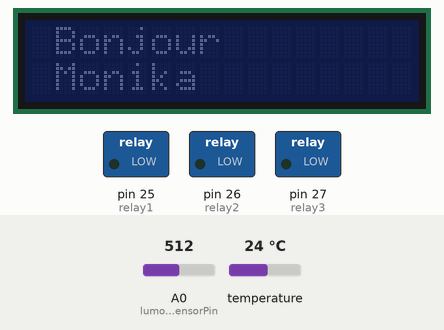
Simulated run of this sketch. Board: Arduino Mega 2560, built with avr-gcc and run on an emulated ATmega2560. Shown: 16×2 character LCD, switched loads named in the sketch (green lamp = pin HIGH). The inputs (shaded band) are chosen by the test bench; at power-on: temperature 24 °C, A0 (lumonisitySensorPin) = 512. The local clock reads 2024-03-15 10:24:30 at power-on unless the sketch sets it; storage starts empty; what the sketch prints to the serial monitor is not drawn.

Above: at 0.2 s.
At 6.1 s:
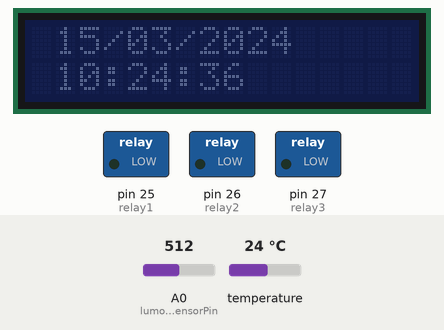
At 12.3 s:
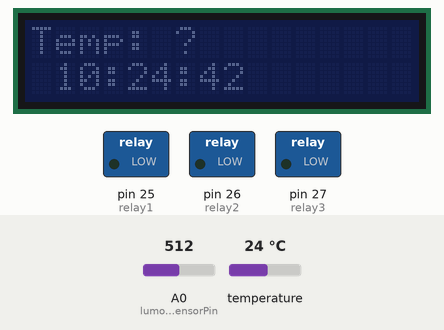
12.4 s: temperature set to 2 °C
Timing chart, 0 to 15.4 s (numbered marks = the images above; inputs shaded):
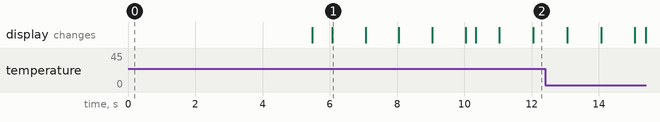

The sketch:

Monika_Project.ino
```cpp
#include <SPI.h>
#include <SD.h>
#include <LiquidCrystal_PCF8574.h>
#include <Wire.h>
#include <ThreeWire.h>
#include <RtcDS1302.h>
#include <SimpleDHT.h>
#include <SHT1x.h>


#define relay1 25
#define relay2 26
#define relay3 27
#define lumonisitySensorPin 0 //A0
#define seuilSoir   300
#define levelSensorPin  1 // A1
#define dataPin  44
#define clockPin 45
#define DateState 1
#define TempState 2
#define soir 1
#define jour 0
#define dixMinutes 600000
#define lampOn  1
#define lampOff 0

SHT1x sht1x(dataPin, clockPin);

ThreeWire myWire(4,5,2); // IO, SCLK, CE
RtcDS1302<ThreeWire> Rtc(myWire);


int pinDHT11 = 3;
SimpleDHT11 dht11(pinDHT11);

void SDCard_Init(void);
void LCDInit(void);
void RTCDS1302_Init(void);
void printDateTime(const RtcDateTime& dt);
int Read_TempHumDHT11(byte *temp, byte *humid);
void Init_Relay_And_Lumonisity(void);
void affichageDate(void);
void affichageTempAtmos(void);
void File_Name_Update(const RtcDateTime& now);
void WriteTemp(const RtcDateTime& now, byte temp);
void WriteHumid(const RtcDateTime& now, byte humid);
void WriteHumidSond(const RtcDateTime& now);
void WriteTempSond(const RtcDateTime& now);
void LumJardinAlum(const RtcDateTime& now);
void LumJardinEteint(const RtcDateTime& now);
int waterLevel(void);
void WriteWaterLevel(const RtcDateTime& now);
void alarmWtaerLevel(const RtcDateTime& now);
void writeHumidExt(const RtcDateTime& now, byte humid);
void writeArosage(const RtcDateTime& now, byte humid);
void writeCycleArosage(int i);

#define countof(a) (sizeof(a) / sizeof(a[0]))

LiquidCrystal_PCF8574 lcd(0x27); // set the LCD address to 0x27 for a 16 chars and 2 line display
const int chipSelect = 53;

char fileName[30];// à initialiser
char dataToWrite[200];
int temps,lastTime,lastTime1,temps1;
int etat = DateState;
int lampState = lampOff;
int heur = jour;
int lumonisity;

void setup() {

  // Open serial communications and wait for port to open:
  Serial.begin(9600);
  while (!Serial) {
    ; // wait for serial port to connect. Needed for native USB port only
  }
  // Initialisation de la carte SD
  SDCard_Init();
  // Initialisation de l'écran LCD
  LCDInit();

  // Initialisation de l'horloge

  RTCDS1302_Init();

  // Initialisations des relais et du capteur de lumonisité
  Init_Relay_And_Lumonisity();

  temps = millis();
  lastTime = temps;
  temps1 = millis();
  lastTime1 = temps1;
}


void loop() {


    byte tempExt;// temperature de l'air
    byte humidExt;// l'humidité de l'air
   // Chaque jour à minuit sera crée un fichier
  // Lecture de l'heure et de la date
   RtcDateTime now = Rtc.GetDateTime();
   File_Name_Update(now);
  // Affichage par alternance sur l'écran maximum 50 jours
  temps = millis();
  if(temps - lastTime > 5000){

    lastTime = temps;
    if(etat == TempState) etat = DateState;
   else  etat = TempState;


  }
  switch(etat){
    case DateState:{
     affichageDate();
      break;
    }
    case TempState:{
     affichageTempAtmos();
     break;
    }
  }


  // Declanchement de la lumiére avec le relai 1

   if( now.Hour()==16 && now.Minute()==30)heur = soir;
   else if(now.Hour()==2 && now.Minute()==30) heur = jour;
   lumonisity = analogRead(lumonisitySensorPin);
   // si c'est le soir ainsi que le capteur capte moins que le seuil du soir alors on declanche la lumière

   if(lumonisity <= seuilSoir && heur == soir){
    digitalWrite(relay1,HIGH);
    lampState = lampOn;
   LumJardinAlum(now);
   }
   else if(heur == jour && lampState == lampOn){
    digitalWrite(relay1,LOW);
    lampState = lampOff;
    LumJardinEteint(now);

   }

  // attendre 10 minutes.
  temps1 = millis();
   if(temps1 - lastTime1 >  dixMinutes ){
    lastTime1 = temps1;
    // Lecture de la temperature et l'humidité
    Read_TempHumDHT11(&tempExt, &humidExt);
    // ecriture de la temperature sur la carte SD
    WriteTemp(now,tempExt);
    // Ecriture de l'humidité sur la carte SD
    WriteHumid(now,humidExt);
    // Ecriture de l'humidité de la sonde
    WriteHumidSond(now);
    // Ecriture de la temperature de la sonde
    WriteTempSond(now);
    // Si le niveau d'eau est superieur à 10% alors :
    if(waterLevel() > 10){
    // Ecrire le niveau d'eau dans la carte SD
    WriteWaterLevel(now);

    }
    else{
     // Ecrire Alarme manque d'eau et on active le relai 3
     alarmWtaerLevel(now);
    }

    if(sht1x.readHumidity() > 9){
      writeHumidExt(now,sht1x.readHumidity());// ecriture d'humidité du sol
    }
    else if(sht1x.readHumidity() < 9 && sht1x.readTemperatureC() > 3){
       writeArosage(now,sht1x.readHumidity());
       for(int i=0;i<5;i++){
        // actionner relai 2 pendant 30 secondes
         digitalWrite(relay2,HIGH);
         delay(30000);
         // arreter pendant 30secondes
         digitalWrite(relay2,LOW);
         delay(30000);
         // Ecriture du fin de cycle d'arosage sur la carte SD
         writeCycleArosage(i);
}


    }
   }


}


void SDCard_Init(void){
  /*
 ** MOSI - pin 51
 ** MISO - pin 50
 ** CLK - pin 52
 ** CS - pin 53
*/
    Serial.print("Initialisation de SD card...");


  if (!SD.begin(chipSelect)) {
    Serial.println("Card failed, or not present");

  }
   else{
    Serial.println("card initialized.");
   }

}
void LCDInit(void){
  int error;
  Serial.println("LCD...");
  Wire.begin();
  Wire.beginTransmission(0x27);
  error = Wire.endTransmission();
  Serial.print("Error: ");
  Serial.print(error);

  if (error == 0) {
    Serial.println(": LCD found.");
    lcd.begin(16, 2); // initialize the lcd
    // Affiche Bonjour Monika sur l'écran
  lcd.clear();
  lcd.setCursor(0, 0);
  lcd.print(" Bonjour ");
  lcd.setCursor(0, 1);
  lcd.print(" Monika  ");
  // attendre 5s
  delay(5000);

  } else {
    Serial.println(": LCD not found.");
  }

}

void RTCDS1302_Init(void){

// CONNECTIONS:
// DS1302 CLK/SCLK --> 5
// DS1302 DAT/IO --> 4
// DS1302 RST/CE --> 2
// DS1302 VCC --> 3.3v - 5v
// DS1302 GND --> GND

    Rtc.Begin();
    // Temps de compilation
    RtcDateTime compiled = RtcDateTime(__DATE__, __TIME__);
    printDateTime(compiled);
    Serial.println();

    if (!Rtc.IsDateTimeValid())
    {
        // Common Causes:
        //    1) first time you ran and the device wasn't running yet
        //    2) the battery on the device is low or even missing

        Serial.println("RTC lost confidence in the DateTime!");
        Rtc.SetDateTime(compiled);
    }

    if (Rtc.GetIsWriteProtected())
    {
        Serial.println("RTC was write protected, enabling writing now");
        Rtc.SetIsWriteProtected(false);
    }

    if (!Rtc.GetIsRunning())
    {
        Serial.println("RTC was not actively running, starting now");
        Rtc.SetIsRunning(true);
    }
    // Temps de DS1302
    RtcDateTime now = Rtc.GetDateTime();
    if (now < compiled)
    {
        Serial.println("RTC is older than compile time!  (Updating DateTime)");
        Rtc.SetDateTime(compiled);
    }
    else if (now > compiled)
    {
        Serial.println("RTC is newer than compile time. (this is expected)");
    }
    else if (now == compiled)
    {
        Serial.println("RTC is the same as compile time! (not expected but all is fine)");
    }


}
void printDateTime(const RtcDateTime& dt)
{
    char datestring[20];

    snprintf_P(datestring,
            countof(datestring),
            PSTR("%02u/%02u/%04u %02u:%02u:%02u"),
            dt.Month(),
            dt.Day(),
            dt.Year(),
            dt.Hour(),
            dt.Minute(),
            dt.Second() );
    Serial.print(datestring);
}
int Read_TempHumDHT11(byte *temp, byte *humid){
  int err = SimpleDHTErrSuccess;
  if ((err = dht11.read(temp, humid, NULL)) != SimpleDHTErrSuccess) {
    Serial.print("Read DHT11 failed, err="); Serial.println(err);delay(1000);
    return 0;
  }
  return 1;
}
void Init_Relay_And_Lumonisity(void){
  pinMode(relay1,OUTPUT);
  pinMode(relay2,OUTPUT);
  pinMode(relay3,OUTPUT);
  int lumonisity = analogRead(lumonisitySensorPin);
  Serial.println(" ");
  Serial.print("La lumonisitée est : ");
  Serial.println(lumonisity);

  float WaterLevel = analogRead(levelSensorPin)*100/1023;
  Serial.println(" ");
  Serial.print("Le niveau de l'eau est : ");
  Serial.println(WaterLevel,DEC);
}

void affichageDate(void){
   RtcDateTime now = Rtc.GetDateTime();
   char datestring[16];
   char heureString[16];

    snprintf_P(datestring,
            countof(datestring),
            PSTR(" %02u/%02u/%04u "),
            now.Day(),
            now.Month(),
            now.Year() );
     snprintf_P(heureString,
            countof(heureString),
            PSTR(" %02u:%02u:%02u "),
            now.Hour(),
            now.Minute(),
            now.Second() );
  lcd.clear();
  lcd.setCursor(0, 0);
  lcd.print(datestring);
  lcd.setCursor(0,1);
  lcd.print(heureString);
}
void affichageTempAtmos(void){
  float temp_c;
  char Tempstring[16];
  RtcDateTime now = Rtc.GetDateTime();
  char heureString[16];
  temp_c = sht1x.readTemperatureC();
  sprintf(Tempstring,"Temp: %f",temp_c);
       snprintf_P(heureString,
            countof(heureString),
            PSTR(" %02u:%02u:%02u "),
            now.Hour(),
            now.Minute(),
            now.Second() );

  lcd.clear();
  lcd.setCursor(0, 0);
  lcd.print(Tempstring);
  lcd.setCursor(0,1);
  lcd.print(heureString);
}
void File_Name_Update(const RtcDateTime& now){

  if(now.Hour() == 0 && now.Minute()==0 ){
     snprintf_P(fileName,
            countof(fileName),
            PSTR("%04u-%02u-%02u - Monika.txt "),
            now.Year(),
            now.Month(),
            now.Day() );
  }

}

void WriteTemp(const RtcDateTime& now, byte temp){
    File dataFile = SD.open(fileName,FILE_WRITE);
    if(dataFile){

      snprintf_P(dataToWrite,
            countof(dataToWrite),
            PSTR("%02u-%02u-%02u - La temperature exterieur est de %02u°"),
            now.Hour(),
            now.Minute(),
            now.Second(),
            temp);
       dataFile.println(dataToWrite);
       dataFile.close();
    }
    else {
      Serial.print("error opening ");
      Serial.println(fileName);
    }
}
void WriteHumid(const RtcDateTime& now, byte humid){
    File dataFile = SD.open(fileName,FILE_WRITE);
    if(dataFile){

      snprintf_P(dataToWrite,
            countof(dataToWrite),
            PSTR("%02u-%02u-%02u - Le taux humidité est de %02u%"),
            now.Hour(),
            now.Minute(),
            now.Second(),
            humid);
       dataFile.println(dataToWrite);
       dataFile.close();
    }
    else {
      Serial.print("error opening ");
      Serial.println(fileName);
    }
}

void WriteHumidSond(const RtcDateTime& now){
  File dataFile = SD.open(fileName,FILE_WRITE);
  float humidity;
    if(dataFile){
      humidity = sht1x.readHumidity();
      snprintf_P(dataToWrite,
            countof(dataToWrite),
            PSTR("%02u-%02u-%02u - L'humidité est de %f"),
            now.Hour(),
            now.Minute(),
            now.Second(),
            humidity);
       dataFile.println(dataToWrite);
       dataFile.close();
    }
    else {
      Serial.print("error opening ");
      Serial.println(fileName);
    }
}

void WriteTempSond(const RtcDateTime& now){
   File dataFile = SD.open(fileName,FILE_WRITE);
  float temp_c;
    if(dataFile){
      temp_c = sht1x.readTemperatureC();
      snprintf_P(dataToWrite,
            countof(dataToWrite),
            PSTR("%02u-%02u-%02u - Le temperature du sol est de %f°C"),
            now.Hour(),
            now.Minute(),
            now.Second(),
            temp_c);
       dataFile.println(dataToWrite);
       dataFile.close();
    }
    else {
      Serial.print("error opening ");
      Serial.println(fileName);
    }
}

int waterLevel(void){
  return (int )analogRead(levelSensorPin)*100/1023;
}

void WriteWaterLevel(const RtcDateTime& now){
  File dataFile = SD.open(fileName,FILE_WRITE);
  int waterLev;
    if(dataFile){
      waterLev = waterLevel();
      snprintf_P(dataToWrite,
            countof(dataToWrite),
            PSTR("%02u-%02u-%02u - Le niveau de l'eau est à %d%"),
            now.Hour(),
            now.Minute(),
            now.Second(),
            waterLev);
       dataFile.println(dataToWrite);
       dataFile.close();
    }
    else {
      Serial.print("error opening ");
      Serial.println(fileName);
    }
    // desactiver le reali 3 au cas où c'est activé
    digitalWrite(relay3,LOW);
}
void alarmWtaerLevel(const RtcDateTime& now){
  File dataFile = SD.open(fileName,FILE_WRITE);
  int waterLev;
    if(dataFile){
      waterLev = waterLevel();
      snprintf_P(dataToWrite,
            countof(dataToWrite),
            PSTR("%02u-%02u-%02u - Alarme manque d'eau %d% demarrage d'arrosage "),
            now.Hour(),
            now.Minute(),
            now.Second(),
            waterLev);
       dataFile.println(dataToWrite);
       dataFile.close();
    }
    else {
      Serial.print("error opening ");
      Serial.println(fileName);
    }
    // Activer le relai 3
    digitalWrite(relay3,HIGH);
}
void writeHumidExt(const RtcDateTime& now, byte humid){
   File dataFile = SD.open(fileName,FILE_WRITE);
    if(dataFile){

      snprintf_P(dataToWrite,
            countof(dataToWrite),
            PSTR("%02u-%02u-%02u - Sol humide à valeur %02u% pas besoin d'arrosage"),
            now.Hour(),
            now.Minute(),
            now.Second(),
            humid);
       dataFile.println(dataToWrite);
       dataFile.close();
    }
    else {
      Serial.print("error opening ");
      Serial.println(fileName);
    }

}
void writeArosage(const RtcDateTime& now, byte humid){
     File dataFile = SD.open(fileName,FILE_WRITE);
    if(dataFile){

      snprintf_P(dataToWrite,
            countof(dataToWrite),
            PSTR("%02u-%02u-%02u - Sol humide à %02u% manque d'eau! besoin d'arrosage"),
            now.Hour(),
            now.Minute(),
            now.Second(),
            humid);
       dataFile.println(dataToWrite);
       dataFile.close();
    }
    else {
      Serial.print("error opening ");
      Serial.println(fileName);
    }
}

void writeCycleArosage(int i){
      File dataFile = SD.open(fileName,FILE_WRITE);
      RtcDateTime now = Rtc.GetDateTime();
      if(i==4){
        if(dataFile){

      snprintf_P(dataToWrite,
            countof(dataToWrite),
            PSTR("%02u-%02u-%02u - Attente de 10min avant verification de l'humidité du sol, de la temperature et du niveau d'eau"),
            now.Hour(),
            now.Minute(),
            now.Second());
       dataFile.println(dataToWrite);
       dataFile.close();
    }
    else {
      Serial.print("error opening ");
      Serial.println(fileName);
    }
      }
      else{
        if(dataFile){

      snprintf_P(dataToWrite,
            countof(dataToWrite),
            PSTR("%02u-%02u-%02u - Cycle arrosage %d effectué"),
            now.Hour(),
            now.Minute(),
            now.Second(),
            i);
       dataFile.println(dataToWrite);
       dataFile.close();
    }
    else {
      Serial.print("error opening ");
      Serial.println(fileName);
    }
      }


}
void LumJardinAlum(const RtcDateTime& now){
    File dataFile = SD.open(fileName,FILE_WRITE);
    if(dataFile){

      snprintf_P(dataToWrite,
            countof(dataToWrite),
            PSTR("%02u-%02u-%02u - La lumière du jardin s'allume "),
            now.Hour(),
            now.Minute(),
            now.Second() );
       dataFile.println(dataToWrite);
       dataFile.close();
    }
    else {
      Serial.print("error opening ");
      Serial.println(fileName);
    }
}
void LumJardinEteint(const RtcDateTime& now){
  File dataFile = SD.open(fileName,FILE_WRITE);
    if(dataFile){

      snprintf_P(dataToWrite,
            countof(dataToWrite),
            PSTR("%02u-%02u-%02u - La lumière du jardin s'éteint "),
            now.Hour(),
            now.Minute(),
            now.Second() );
       dataFile.println(dataToWrite);
       dataFile.close();
    }
    else {
      Serial.print("error opening ");
      Serial.println(fileName);
    }
}
```

Measured:
- what the display in image 1 shows lasts 1.0 s, from 6.1 s to 7.1 s
